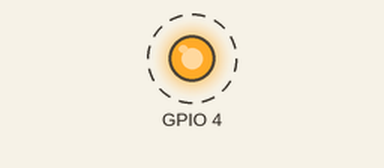
Simulated run of this program. Board: Raspberry Pi (BCM pin numbers). Shown: output pins drawn as LEDs (lit = HIGH). Dashed ring = blinking.

Above: at 0.5 s.
Timing chart, 0 to 4.6 s (numbered marks = the images above):
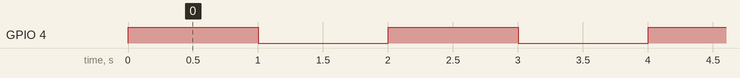

The program:

gpio_blink.py
```python
# gpio_blink.py
# by Scott Kildall (www.kildall.com)
# LED is on pin 4, use a 270 Ohm reistor to ground

import RPi.GPIO as GPIO
import time

GPIO.setwarnings(False)
GPIO.setmode(GPIO.BCM)
GPIO.setup(4, GPIO.OUT)

state = True

# endless loop, on/off for 1 second
while True:
	GPIO.output(4,True)
	time.sleep(1)
	GPIO.output(4,False)
	time.sleep(1)
```

Measured:
- by itself, GPIO 4: alternates HIGH for 1.0 s and LOW for 1.0 s
